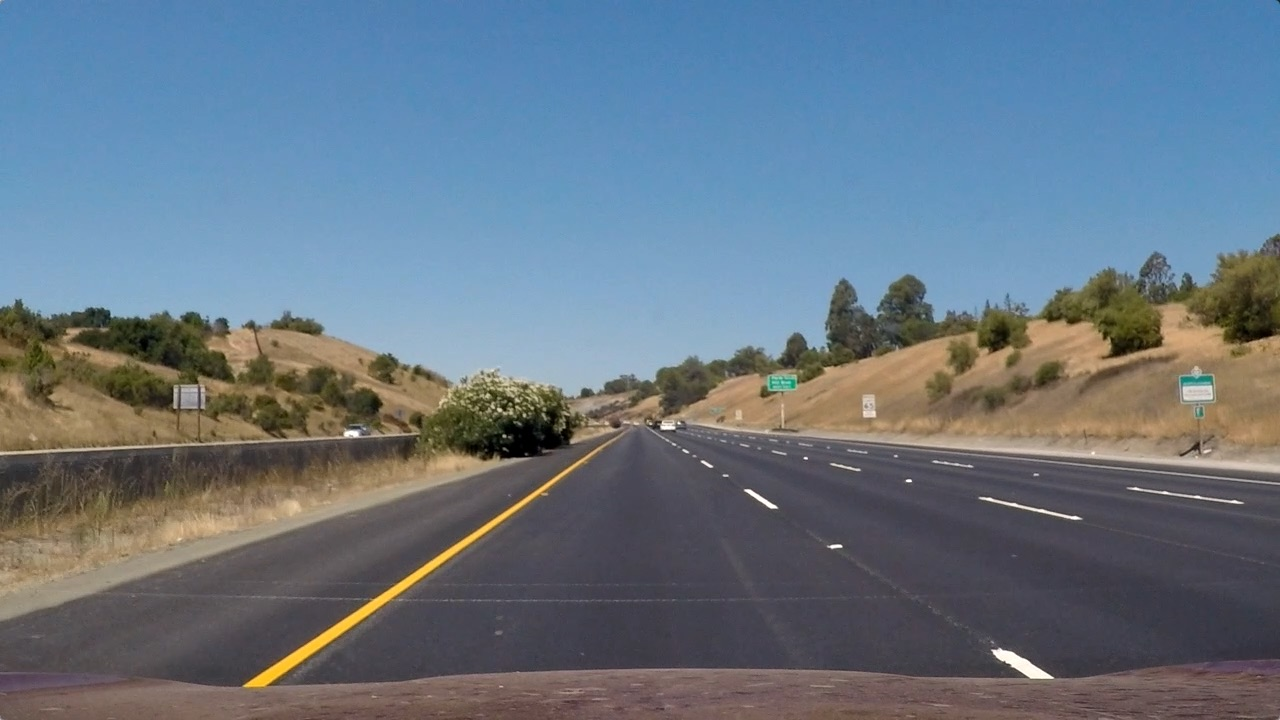
#> input picture T1/CarND-Advanced-Lane-Lines/test_images/straight_lines1.jpg, 1280 x 720 px
$ python -i sdcp4.py   (imports and definitions only)   (older library calls are emulated)
#> lines starting #> are read from the running program, lines starting #| are printed output that depends on the picture; after the words box and inside, x2 and y2 are one past the last pixel; in counts of white or black regions, pixels touching at a corner belong together
### T1/CarND-Advanced-Lane-Lines/alld/cam.py
import pickle
import glob
import cv2
import os
import numpy as np
import matplotlib.image as mpimg

import logging
logger = logging.getLogger(__name__)

class CameraAuxiliary(object):
    '''CameraAuxiliary is the major class for camera calibration

    API
        calibrate(image)
        fit(cb_fns, cb_size)
        draw_chessboard_corners(cb_image, cb_size)
        save(cal_fn)
    '''
    DEFAULT_CALBRIATION_FILENAME = "cam_cal.p"

    def _init_imp(self):
        '''Initialization'''
        super(CameraAuxiliary, self).__init__()
        self.image_points = []
        self.object_points = []
        self.camera_matrix = None
        self.dist_coeff = None
        self.image_size = None
        self.rotate_vec = None
        self.translate_vec = None

    def __init__(self, cal_fn = ""):
        '''Initialization by existing calibration file

        The function will load calibration data through cache file

        Args:
            cal_fn (string): a pickle file name of calibration data
        '''
        super().__init__()
        self._init_imp()
        if os.path.exists(cal_fn):
            self._load(cal_fn)
#> (reads T1/CarND-Advanced-Lane-Lines/cam_cal.p from the repository)
#> further down, picture is the input picture: shape (720, 1280, 3); mean B, G, R 131.2, 117.7, 103.2
            logger.info("Camera calibration file loaded:", cal_fn)
        else:
            logger.info("No default camera calibration file:", cal_fn)

    def calibrate(self, image):
        '''Calibrates the image

        The function will calibrate image throgh undistortion

        Args:
            image (HxWxC)(C:RGB): numpy array image with dimension (height, width, 3)

        Returns:
            imaeg (HxWxC)(C:RGB): calibrated image
        '''
        if image.shape != self.image_size:
            self.image_size = image.shape[0:2]
            ret, mtx, dist, rvecs, tvecs = cv2.calibrateCamera(self.object_points, self.image_points, self.image_size, None, None)

            self.camera_matrix = mtx
            self.dist_coeff = dist
            self.rotate_vec = rvecs
            self.translate_vec = tvecs

        return cv2.undistort(image, self.camera_matrix, self.dist_coeff)

    # [37 lines left out: functions fit, draw_chessboard_corners, save, not called in this run]

    def _load(self, cal_fn):
        with open(cal_fn, 'rb') as f:
            pickle_data = pickle.load(f)
            self.image_points = pickle_data['image_points']
            self.object_points = pickle_data['object_points']

    # [46 lines left out: functions _gen_cb_grid, _gen_cb_corners, not called in this run]

### T1/CarND-Advanced-Lane-Lines/alld/image_filter.py
import numpy as np
import cv2

import logging
logger = logging.getLogger(__name__)

class GradientFilter(object):
    '''GradientFilter implements the low level gradient functions

    API
        apply(image, type, kernel_size, thres)
        canny(image, thres)
    '''

    def __init__(self):
        super().__init__()

    def apply(self, image, type, kernel_size, thres):
        '''Apply filter on image

        There are 4 type filter:
        'x' filter: X directional filter
        'y' filter: Y directional filter
        'm' filter: X&Y (magnitude) filter
        'd' filter: Directional filter

        Args:
            image (numpy array)(HxW): single channel image (8-bit)
            type (character): one of 'x'/'y'/'m'/'d' to specify filter type
            kernel_size (int): filter size: {3,5,7,9}
            thres (tupple of two int): min/max threshold

        Returns:
            boolean values (numpy array)(HxW): activation is true if the
            gradient within threshold
        '''
#> called with type = 'm', kernel_size = 3, thres = (20, 130)
        if type == 'x':
            sx = cv2.Sobel(image, cv2.CV_64F, 1, 0, ksize=kernel_size)
            sobel = np.absolute(sx)
            #normalize
            sobel = np.uint8(sobel * 255 / np.max(sobel))
        elif type == 'y':
            sy = cv2.Sobel(image, cv2.CV_64F, 0, 1, ksize=kernel_size)
            sobel = np.absolute(sy)
            #normalize
            sobel = np.uint8(sobel * 255 / np.max(sobel))
        elif type == 'm':
            sx = cv2.Sobel(image, cv2.CV_64F, 1, 0, ksize=kernel_size)
            sy = cv2.Sobel(image, cv2.CV_64F, 0, 1, ksize=kernel_size)
            sobel = (sx**2+sy**2) ** 0.5
            #normalize
            sobel = np.uint8(sobel * 255 / np.max(sobel))
        elif type == 'd':
            sx = cv2.Sobel(image, cv2.CV_64F, 1, 0, ksize=kernel_size)
            sy = cv2.Sobel(image, cv2.CV_64F, 0, 1, ksize=kernel_size)
            sx = np.absolute(sx)
            sy = np.absolute(sy)
            sobel = np.arctan2(sy, sx)
        else:
            logger.error("%s Unknow filter type:%s", self, type)

        return ((sobel >= thres[0]) & (sobel <= thres[1]))
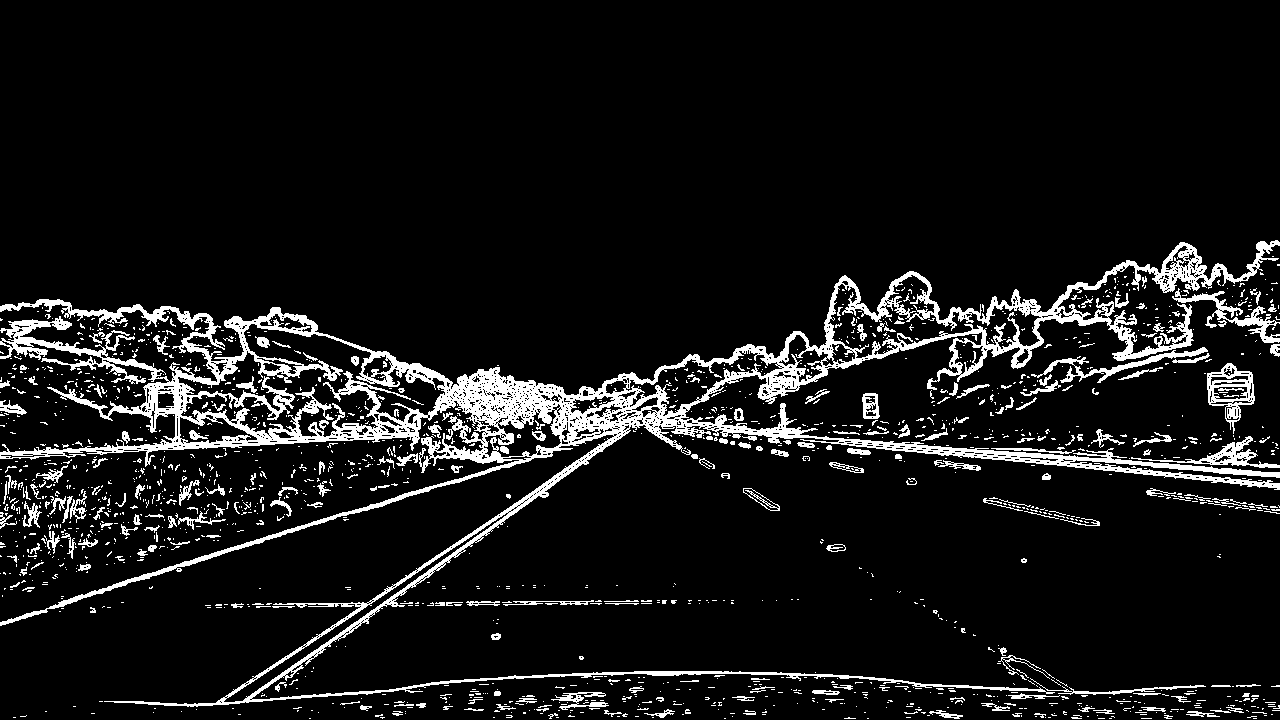
#> returned value: shape (720, 1280) bool; 8.9% white; 1668 white regions (1423 under 20 px), largest, box (x1, y1, x2, y2) and area: (0, 240, 1280, 707) 56550, (1207, 363, 1255, 434) 1181, (1172, 288, 1280, 343) 1168

    # [13 lines left out: function canny, not called in this run]

class EdgeDetector(object):
    '''EdgeDetector contains many selected combinations of image channel, type,
    parameter to detect edge in different images by GradientFilter
    '''

    def __init__(self):
        super().__init__()
        self.filter = GradientFilter()

    def detect(self, image):
        '''Detect edge for common case

        Args:
            image (numpy array)(HxWxC): RGB image

        Returns:
            image (numpy array)(HxW): detected edge image
        '''
        return self.detect_edge_complex_3(image)

    # [114 lines left out: functions detect_edge_complex_0, detect_edge_complex_1, detect_edge_complex_2, not called in this run]

    def detect_edge_complex_3(self, image, ksize=3, thres=[(20, 130), (20, 130), (20, 130), (0.3, 1.2)]):
        '''Detect edge by complex combination

        Args:
            image (numpy array)(HxWxC): RGB image
            ksize (int): Filter kernel size
            thres (4 tuples array): the threshold of x, y, m, d gradients

        Returns:
            image (numpy array)(HxW): detected edge image
        '''
        return (self.detect_edge_gray_m_and_d(image, ksize, thres) |
            self.detect_edge_hlss_xoyom_and_d(image, ksize, thres))

    # [22 lines left out: function detect_edge_hsvvm_or_luvvm, not called in this run]

    def detect_edge_gray_m_and_d(self, image, ksize, thres):
        '''Detect edge by complex combination

        Args:
            image (numpy array)(HxWxC): RGB image
            ksize (int): Filter kernel size
            thres (4 tuples array): the threshold of x, y, m, d gradients

        Returns:
            image (numpy array)(HxW): detected edge image
        '''
        gray = cv2.cvtColor(image, cv2.COLOR_RGB2GRAY)
        return self.edge_detect_m_and_d(gray, ksize, thres)
#> returned value: shape (720, 1280); values 0 (black) and 1 (white), 3.6% white in thin lines or dots, all inside (x1, y1, x2, y2) = (1, 241, 1279, 719)

    def detect_edge_hlss_xoyom_and_d(self, image, ksize, thres):
        '''Detect edge by complex combination

        Args:
            image (numpy array)(HxWxC): RGB image
            ksize (int): Filter kernel size
            thres (4 tuples array): the threshold of x, y, m, d gradients

        Returns:
            image (numpy array)(HxW): detected edge image
        '''
#> called with ksize = 3
        hls = cv2.cvtColor(image, cv2.COLOR_RGB2HLS)
#> hls: shape (720, 1280, 3); mean of channels 0, 1, 2 73.8, 117.5, 66.4
        hls_h, hls_l, hls_s = cv2.split(hls)
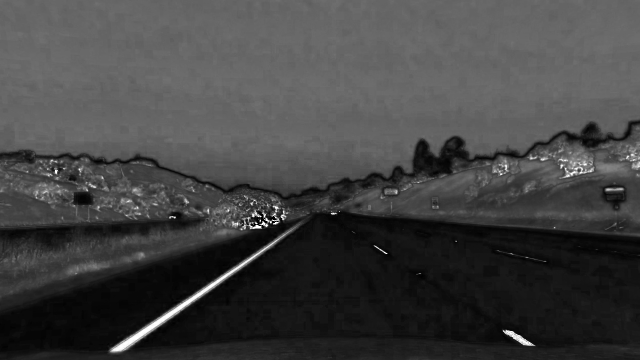
#> hls_s: shape (720, 1280) (shown at 1/2 size); min 0, max 255, mean 66.4
        return self.edge_detect_xoyom_and_d(hls_s, ksize, thres)

    # [50 lines left out: functions detect_edge_hsvv_xoryorm_and_d, edge_detect_x_and_y, edge_detect_xnm_and_ynm, not called in this run]

    def edge_detect_xoyom_and_d(self, chn, ksize, thres):
        '''Detect edge by gradient x and y from channel

        Args:
            chn (numpy array)(HxW): single channel image (8-bit)
            ksize (int): Filter kernel size
            thres (4 tuples array): the threshold of x, y, m, d gradients

        Returns:
            image (numpy array)(HxW): detected edge image
        '''
        gx = self.filter.apply(chn, 'x', ksize, thres[0])
        gy = self.filter.apply(chn, 'y', ksize, thres[1])
#> call 4 of apply, with type = 'y', kernel_size = 3, thres = (20, 130)
#> in apply (call 4), `sy = cv2.Sobel(image, cv2.CV_64F, 0, 1, ksize=kernel_size)`:
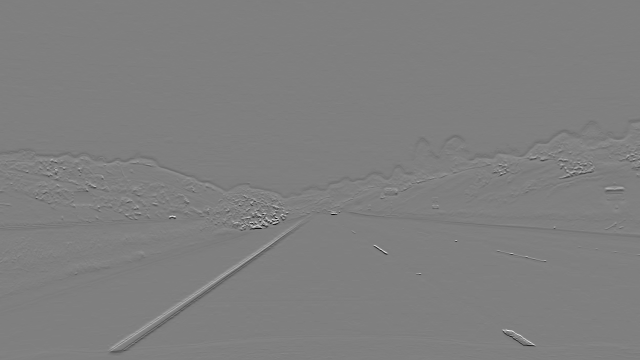
#> sy: shape (720, 1280) float64 (shown at 1/2 size); min -1020, max 1020, mean -0.7; drawn with min black and max white
        gm = self.filter.apply(chn, 'm', ksize, thres[2])
#> in apply (call 5), `return ((sobel >= thres[0]) & (sobel <= thres[1]))`:
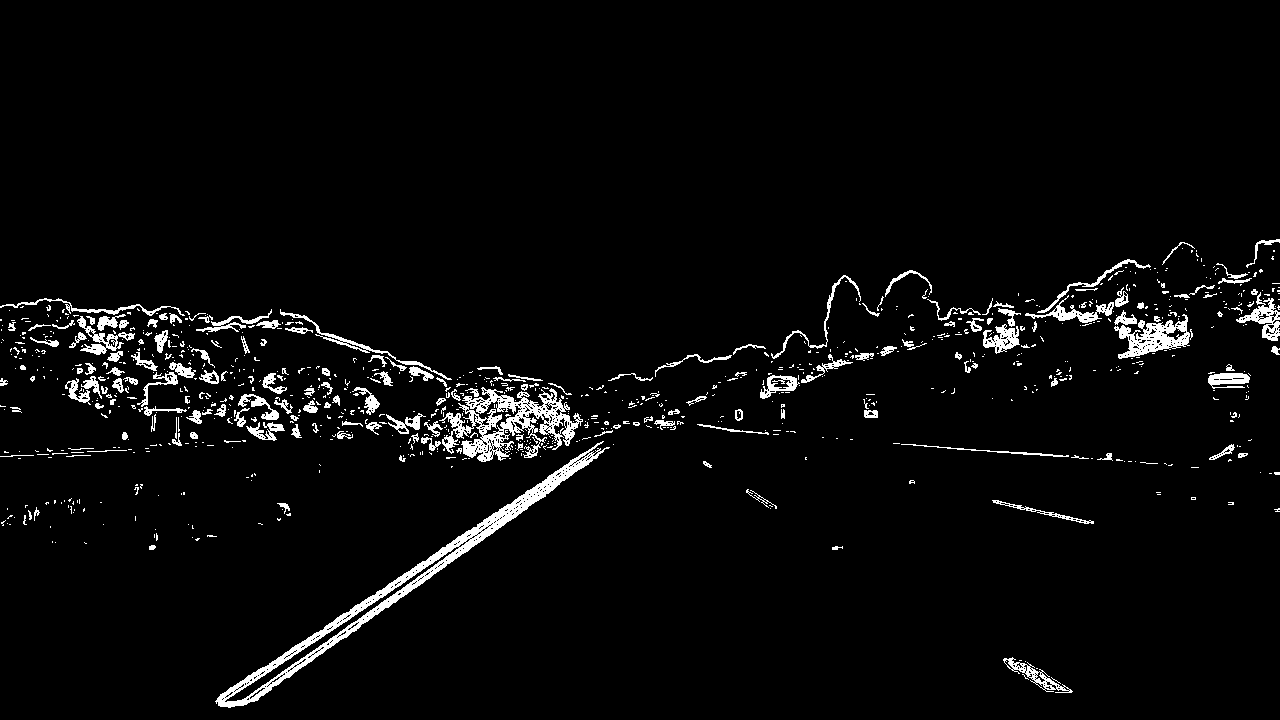
#> returned value: shape (720, 1280) bool; 3.7% white; 923 white regions (740 under 20 px), largest, box (x1, y1, x2, y2) and area: (215, 441, 610, 708) 6311, (439, 387, 583, 462) 4110, (1114, 314, 1190, 359) 1522
        gd = self.filter.apply(chn, 'd', ksize, thres[3])
#> (the rest of the program and of its run is left out)
